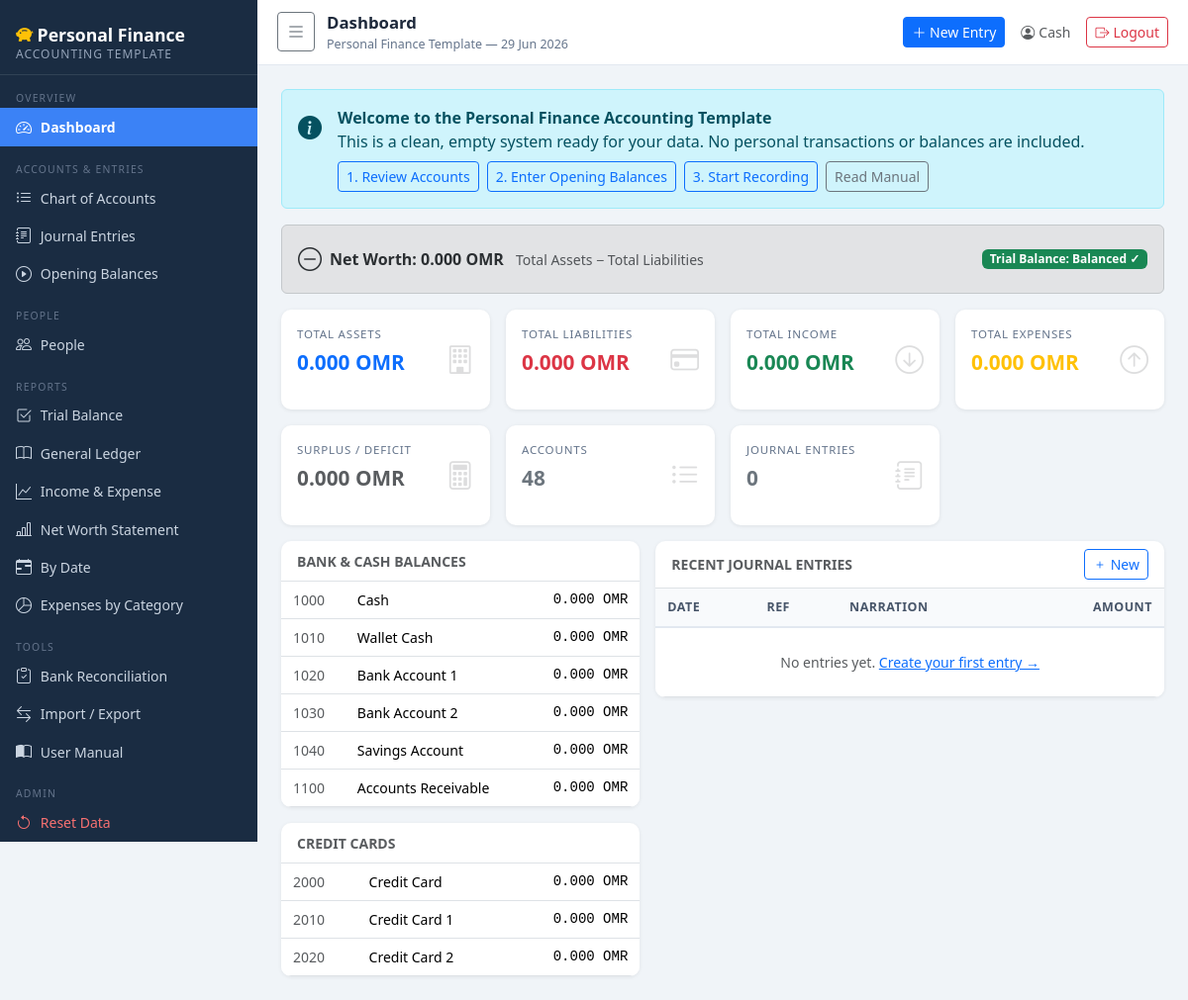
Page / (signed in) on the committed database.
### app.py (models this page shows)
class Account(db.Model):
    __tablename__ = 'account'
    id = db.Column(db.Integer, primary_key=True)
    code = db.Column(db.String(20), unique=True, nullable=False)
    name = db.Column(db.String(200), nullable=False)
    account_type = db.Column(db.String(50), nullable=False)
    parent_account_id = db.Column(db.Integer, db.ForeignKey('account.id'), nullable=True)
    description = db.Column(db.Text)
    is_active = db.Column(db.Boolean, default=True)
    created_at = db.Column(db.DateTime, default=datetime.utcnow)
    parent = db.relationship('Account', remote_side='Account.id',
                             backref=db.backref('children', lazy='dynamic'))
    @property
    def computed_normal_balance(self):
        if self.account_type in ('Asset', 'Expense'):
            return 'Debit'
        return 'Credit'
    @property
    def is_bank_or_cash(self):
        name_lower = self.name.lower()
        return any(k in name_lower for k in ('bank', 'cash', 'wallet', 'savings', 'account'))

### app.py (the view)
@app.route('/')
@login_required
def dashboard():
    def sum_type(atype):
        return sum(account_net_balance(a)
                   for a in Account.query.filter_by(account_type=atype).all())
    total_assets = sum_type('Asset')
    total_liab = sum_type('Liability')
    total_equity = sum_type('Equity')
    total_income = sum_type('Income')
    total_exp = sum_type('Expense')
    surplus = total_income - total_exp
    net_worth = total_assets - total_liab
    total_dr = db.session.query(func.coalesce(func.sum(JournalLine.debit), 0)).scalar()
    total_cr = db.session.query(func.coalesce(func.sum(JournalLine.credit), 0)).scalar()
    tb_balanced = abs(dec(total_dr) - dec(total_cr)) < Decimal('0.01')
    bank_cash = []
    for a in Account.query.filter_by(account_type='Asset', is_active=True).order_by(Account.code).all():
        if a.is_bank_or_cash:
            bank_cash.append({'account': a, 'balance': account_net_balance(a)})
    credit_cards = []
    for a in Account.query.filter_by(account_type='Liability', is_active=True).order_by(Account.code).all():
        if any(k in a.name.lower() for k in ('credit card', 'visa', 'mastercard', 'credit')):
            credit_cards.append({'account': a, 'balance': account_net_balance(a)})
    recent = JournalEntry.query.order_by(
        JournalEntry.date.desc(), JournalEntry.id.desc()
    ).limit(10).all()
    entry_count = JournalEntry.query.count()
    account_count = Account.query.count()
    return render_template('dashboard.html',
                           total_assets=total_assets, total_liab=total_liab,
                           total_equity=total_equity, total_income=total_income,
                           total_exp=total_exp, surplus=surplus, net_worth=net_worth,
                           tb_balanced=tb_balanced, bank_cash=bank_cash,
                           credit_cards=credit_cards, recent=recent,
                           entry_count=entry_count, account_count=account_count)

### templates/dashboard.html (shortened to what this page needs)
{% extends 'base.html' %}
{% block page_title %}Dashboard{% endblock %}
{% block page_subtitle %}Personal Finance Template — {{ now.strftime('%d %b %Y') }}{% endblock %}
{% block topbar_actions %}
<a href="{{ url_for('journal_entry_new') }}" class="btn btn-sm btn-primary">
  <i class="bi bi-plus-lg"></i> New Entry
</a>
{% endblock %}
{% block content %}
{% if entry_count == 0 %}
<div class="alert alert-info d-flex align-items-start gap-3 mb-3">
  <i class="bi bi-info-circle-fill fs-4 mt-1 flex-shrink-0"></i>
  <div>
    <strong>Welcome to the Personal Finance Accounting Template</strong><br>
    This is a clean, empty system ready for your data. No personal transactions or balances are included.
    <div class="mt-2 d-flex gap-2 flex-wrap">
      <a href="{{ url_for('accounts') }}" class="btn btn-sm btn-outline-primary">1. Review Accounts</a>
      <a href="{{ url_for('opening_balances') }}" class="btn btn-sm btn-outline-primary">2. Enter Opening Balances</a>
      <a href="{{ url_for('journal_entry_new') }}" class="btn btn-sm btn-outline-primary">3. Start Recording</a>
      <a href="{{ url_for('manual') }}" class="btn btn-sm btn-outline-secondary">Read Manual</a>
    </div>
  </div>
</div>
{% endif %}
<div class="alert {% if net_worth > 0 %}alert-success{% elif net_worth < 0 %}alert-danger{% else %}alert-secondary{% endif %} d-flex align-items-center gap-2 mb-3">
  <i class="bi {% if net_worth > 0 %}bi-graph-up-arrow{% elif net_worth < 0 %}bi-graph-down-arrow{% else %}bi-dash-circle{% endif %} fs-4"></i>
  <div>
    <strong>Net Worth: {{ omr(net_worth) }}</strong>
    <span class="ms-2 text-muted small">Total Assets − Total Liabilities</span>
  </div>
  <span class="ms-auto badge {% if tb_balanced %}bg-success{% else %}bg-danger{% endif %}">
    {% if tb_balanced %}Trial Balance: Balanced ✓{% else %}Trial Balance: NOT Balanced ✗{% endif %}
  </span>
</div>
<div class="row g-3 mb-3">
  <div class="col-sm-6 col-lg-3">
    <div class="card stat-card position-relative">
      <div class="card-body">
        <p class="card-title">Total Assets</p>
        <p class="stat-amount text-primary">{{ omr(total_assets) }}</p>
        <i class="bi bi-building stat-icon"></i>
      </div>
    </div>
  </div>
  <div class="col-sm-6 col-lg-3">
    <div class="card stat-card position-relative">
      <div class="card-body">
        <p class="card-title">Total Liabilities</p>
        <p class="stat-amount text-danger">{{ omr(total_liab) }}</p>
        <i class="bi bi-credit-card stat-icon"></i>
      </div>
    </div>
  </div>
  <div class="col-sm-6 col-lg-3">
    <div class="card stat-card position-relative">
      <div class="card-body">
        <p class="card-title">Total Income</p>
        <p class="stat-amount text-success">{{ omr(total_income) }}</p>
        <i class="bi bi-arrow-down-circle stat-icon"></i>
      </div>
    </div>
  </div>
  <div class="col-sm-6 col-lg-3">
    <div class="card stat-card position-relative">
      <div class="card-body">
        <p class="card-title">Total Expenses</p>
        <p class="stat-amount text-warning">{{ omr(total_exp) }}</p>
        <i class="bi bi-arrow-up-circle stat-icon"></i>
      </div>
    </div>
  </div>
</div>
<div class="row g-3 mb-3">
  <div class="col-sm-6 col-lg-3">
    <div class="card stat-card position-relative">
      <div class="card-body">
        <p class="card-title">Surplus / Deficit</p>
        <p class="stat-amount {% if surplus > 0 %}text-success{% elif surplus < 0 %}text-danger{% else %}text-muted{% endif %}">
          {{ omr(surplus) }}
        </p>
        <i class="bi bi-calculator stat-icon"></i>
      </div>
    </div>
  </div>
  <div class="col-sm-6 col-lg-3">
    <div class="card stat-card position-relative">
      <div class="card-body">
        <p class="card-title">Accounts</p>
        <p class="stat-amount text-secondary">{{ account_count }}</p>
        <i class="bi bi-list-ul stat-icon"></i>
      </div>
    </div>
  </div>
  <div class="col-sm-6 col-lg-3">
    <div class="card stat-card position-relative">
      <div class="card-body">
        <p class="card-title">Journal Entries</p>
        <p class="stat-amount text-secondary">{{ entry_count }}</p>
        <i class="bi bi-journal-text stat-icon"></i>
      </div>
    </div>
  </div>
</div>
<div class="row g-3">
  <div class="col-lg-5">
    {% if bank_cash %}
    <div class="table-card mb-3">
      <div class="px-3 py-2 border-bottom">
        <strong class="small text-uppercase text-muted">Bank &amp; Cash Balances</strong>
      </div>
      <table class="table table-sm mb-0">
        <tbody>
          {% for row in bank_cash %}
          <tr>
            <td class="small text-muted">{{ row.account.code }}</td>
            <td>{{ row.account.name }}</td>
            <td class="text-end amount {% if row.balance >= 0 %}amount-credit{% else %}amount-debit{% endif %}">
              {{ omr(row.balance) }}
            </td>
          </tr>
          {% endfor %}
        </tbody>
      </table>
    </div>
    {% endif %}
    {% if credit_cards %}
    <div class="table-card">
      <div class="px-3 py-2 border-bottom">
        <strong class="small text-uppercase text-muted">Credit Cards</strong>
      </div>
      <table class="table table-sm mb-0">
        <tbody>
          {% for row in credit_cards %}
          <tr>
            <td class="small text-muted">{{ row.account.code }}</td>
            <td>{{ row.account.name }}</td>
            <td class="text-end amount amount-debit">{{ omr(row.balance) }}</td>
          </tr>
          {% endfor %}
        </tbody>
      </table>
    </div>
    {% endif %}
  </div>
  <div class="col-lg-7">
    <div class="table-card">
      <div class="px-3 py-2 d-flex justify-content-between align-items-center border-bottom">
        <strong class="small text-uppercase text-muted">Recent Journal Entries</strong>
        <a href="{{ url_for('journal_entry_new') }}" class="btn btn-sm btn-outline-primary">
          <i class="bi bi-plus"></i> New
        </a>
      </div>
      <table class="table table-sm mb-0">
        <thead><tr>
          <th>Date</th><th>Ref</th><th>Narration</th><th class="text-end">Amount</th>
        </tr></thead>
        <tbody>
          {% for je in recent %}
          <tr>
            <td class="text-nowrap small">{{ je.date.strftime('%d %b %Y') }}</td>
            <td><a href="{{ url_for('journal_entry_detail', entry_id=je.id) }}" class="text-decoration-none small">{{ je.reference }}</a></td>
            <td class="text-truncate" style="max-width:180px">{{ je.narration }}</td>
            <td class="text-end amount">{{ omr(je.total_debit) }}</td>
          </tr>
          {% else %}
          <tr>
            <td colspan="4" class="text-center text-muted small py-4">
              No entries yet.
              <a href="{{ url_for('journal_entry_new') }}">Create your first entry →</a>
            </td>
          </tr>
          {% endfor %}
        </tbody>
      </table>
    </div>
  </div>
</div>
{% endblock %}

### templates/base.html (shortened to what this page needs)
<!DOCTYPE html>
<html lang="en">
<head>
<link rel="stylesheet" href="https://cdn.jsdelivr.net/npm/bootstrap@5.3.2/dist/css/bootstrap.min.css">
<link rel="stylesheet" href="https://cdn.jsdelivr.net/npm/bootstrap-icons@1.11.3/font/bootstrap-icons.min.css">
<link rel="stylesheet" href="{{ url_for('static', filename='style.css') }}">
</head>
<body>
<nav id="sidebar">
  <div class="sidebar-brand">
    <p class="app-title"><i class="bi bi-piggy-bank-fill text-warning me-1"></i>Personal Finance</p>
    <h6>Accounting Template</h6>
  </div>
  <div class="nav-section">
    <div class="nav-section-label">Overview</div>
    <a class="nav-link {% if request.endpoint == 'dashboard' %}active{% endif %}" href="{{ url_for('dashboard') }}">
      <i class="bi bi-speedometer2"></i> Dashboard
    </a>
  </div>
  <div class="nav-section">
    <div class="nav-section-label">Accounts &amp; Entries</div>
    <a class="nav-link {% if request.endpoint in ['accounts','account_new','account_edit'] %}active{% endif %}" href="{{ url_for('accounts') }}">
      <i class="bi bi-list-ul"></i> Chart of Accounts
    </a>
    <a class="nav-link {% if request.endpoint in ['journal_entries','journal_entry_detail','journal_entry_new','journal_entry_edit'] %}active{% endif %}" href="{{ url_for('journal_entries') }}">
      <i class="bi bi-journal-text"></i> Journal Entries
    </a>
    <a class="nav-link {% if request.endpoint == 'opening_balances' %}active{% endif %}" href="{{ url_for('opening_balances') }}">
      <i class="bi bi-play-circle"></i> Opening Balances
    </a>
  </div>
  <div class="nav-section">
    <div class="nav-section-label">People</div>
    <a class="nav-link {% if request.endpoint in ['people','person_new','person_edit'] %}active{% endif %}" href="{{ url_for('people') }}">
      <i class="bi bi-people"></i> People
    </a>
  </div>
  <div class="nav-section">
    <div class="nav-section-label">Reports</div>
    <a class="nav-link {% if request.endpoint == 'trial_balance' %}active{% endif %}" href="{{ url_for('trial_balance') }}">
      <i class="bi bi-check2-square"></i> Trial Balance
    </a>
    <a class="nav-link {% if request.endpoint == 'general_ledger' %}active{% endif %}" href="{{ url_for('general_ledger') }}">
      <i class="bi bi-book"></i> General Ledger
    </a>
    <a class="nav-link {% if request.endpoint == 'income_expense' %}active{% endif %}" href="{{ url_for('income_expense') }}">
      <i class="bi bi-graph-up"></i> Income &amp; Expense
    </a>
    <a class="nav-link {% if request.endpoint == 'balance_sheet' %}active{% endif %}" href="{{ url_for('balance_sheet') }}">
      <i class="bi bi-bar-chart-line"></i> Net Worth Statement
    </a>
    <a class="nav-link {% if request.endpoint == 'transactions_by_date' %}active{% endif %}" href="{{ url_for('transactions_by_date') }}">
      <i class="bi bi-calendar-range"></i> By Date
    </a>
    <a class="nav-link {% if request.endpoint == 'expenses_by_category' %}active{% endif %}" href="{{ url_for('expenses_by_category') }}">
      <i class="bi bi-pie-chart"></i> Expenses by Category
    </a>
  </div>
  <div class="nav-section">
    <div class="nav-section-label">Tools</div>
    <a class="nav-link {% if request.endpoint in ['bank_reconciliation','reconciliation_new','reconciliation_edit'] %}active{% endif %}" href="{{ url_for('bank_reconciliation') }}">
      <i class="bi bi-clipboard-check"></i> Bank Reconciliation
    </a>
    <a class="nav-link {% if request.endpoint == 'import_export' %}active{% endif %}" href="{{ url_for('import_export') }}">
      <i class="bi bi-arrow-left-right"></i> Import / Export
    </a>
    <a class="nav-link {% if request.endpoint == 'manual' %}active{% endif %}" href="{{ url_for('manual') }}">
      <i class="bi bi-book-half"></i> User Manual
    </a>
  </div>
  <div class="nav-section">
    <div class="nav-section-label">Admin</div>
    <a class="nav-link {% if request.endpoint == 'admin_reset' %}active{% endif %}" href="{{ url_for('admin_reset') }}" style="color:#f87171">
      <i class="bi bi-arrow-counterclockwise"></i> Reset Data
    </a>
  </div>
</nav>
<div id="main-content">
  <header class="topbar no-print">
    <button class="btn btn-sm btn-outline-secondary" id="sidebar-toggle" title="Toggle sidebar">
      <i class="bi bi-list fs-5"></i>
    </button>
    <div>
      <p class="topbar-title mb-0">{% block page_title %}{% endblock %}</p>
      <p class="topbar-subtitle mb-0">{% block page_subtitle %}Personal Finance Template — {{ now.strftime('%d %b %Y') }}{% endblock %}</p>
    </div>
    <div class="ms-auto d-flex align-items-center gap-3">
      {% block topbar_actions %}{% endblock %}
      {% if session.get('logged_in') %}
      <span class="text-muted small d-none d-md-inline">
        <i class="bi bi-person-circle me-1"></i>{{ session.get('username', 'admin') }}
      </span>
      <a href="{{ url_for('logout') }}" class="btn btn-sm btn-outline-danger" title="Sign out">
        <i class="bi bi-box-arrow-right me-1"></i>Logout
      </a>
      {% endif %}
    </div>
  </header>
  <div class="page-body">
    {% block content %}{% endblock %}
  </div>
</div>
</body>
</html>

### rows in the picture
Account: get "Cash", account.code "1000", account.name "Cash"
Account: account.code "1010", account.name "Wallet Cash"
Account: account.code "1020", account.name "Bank Account 1"
Account: account.code "1030", account.name "Bank Account 2"
Account: account.code "1040", account.name "Savings Account"
Account: account.code "1100", account.name "Accounts Receivable"
Account: account.code "2000", account.name "Credit Card"
Account: account.code "2010", account.name "Credit Card 1"
Account: account.code "2020", account.name "Credit Card 2"

### other values in the picture
{{ omr(net_worth) }} "0.000 OMR"
{{ omr(total_assets) }} "0.000 OMR"
{{ omr(total_liab) }} "0.000 OMR"
{{ omr(total_income) }} "0.000 OMR"
{{ omr(total_exp) }} "0.000 OMR"
{{ omr(surplus) }} "0.000 OMR"
{{ account_count }} "48"
{{ entry_count }} "0"
{{ omr(row.balance) }} "0.000 OMR" "0.000 OMR" "0.000 OMR" "0.000 OMR" "0.000 OMR" "0.000 OMR"
{{ omr(row.balance) }} "0.000 OMR" "0.000 OMR" "0.000 OMR"
